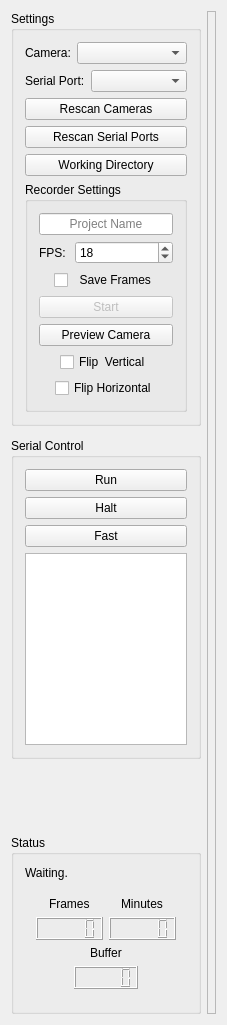
<?xml version="1.0" encoding="UTF-8"?>
<ui version="4.0">
 <class>MainWindow</class>
 <widget class="QMainWindow" name="MainWindow">
  <property name="geometry">
   <rect>
    <x>0</x>
    <y>0</y>
    <width>224</width>
    <height>1025</height>
   </rect>
  </property>
  <property name="sizePolicy">
   <sizepolicy hsizetype="Fixed" vsizetype="Expanding">
    <horstretch>0</horstretch>
    <verstretch>0</verstretch>
   </sizepolicy>
  </property>
  <property name="windowTitle">
   <string>Taevitas</string>
  </property>
  <widget class="QWidget" name="centralWidget">
   <layout class="QGridLayout" name="gridLayout">
    <item row="3" column="0">
     <spacer name="verticalSpacer">
      <property name="orientation">
       <enum>Qt::Vertical</enum>
      </property>
      <property name="sizeType">
       <enum>QSizePolicy::MinimumExpanding</enum>
      </property>
      <property name="sizeHint" stdset="0">
       <size>
        <width>0</width>
        <height>0</height>
       </size>
      </property>
     </spacer>
    </item>
    <item row="0" column="0">
     <widget class="QGroupBox" name="groupBox">
      <property name="sizePolicy">
       <sizepolicy hsizetype="Preferred" vsizetype="Preferred">
        <horstretch>0</horstretch>
        <verstretch>0</verstretch>
       </sizepolicy>
      </property>
      <property name="minimumSize">
       <size>
        <width>0</width>
        <height>0</height>
       </size>
      </property>
      <property name="maximumSize">
       <size>
        <width>190</width>
        <height>16777215</height>
       </size>
      </property>
      <property name="title">
       <string>Settings</string>
      </property>
      <layout class="QVBoxLayout" name="verticalLayout">
       <item>
        <layout class="QFormLayout" name="formLayout">
         <property name="verticalSpacing">
          <number>0</number>
         </property>
         <item row="0" column="1">
          <widget class="QComboBox" name="cameraSelector">
           <property name="sizePolicy">
            <sizepolicy hsizetype="Expanding" vsizetype="Fixed">
             <horstretch>0</horstretch>
             <verstretch>0</verstretch>
            </sizepolicy>
           </property>
           <property name="editable">
            <bool>false</bool>
           </property>
           <property name="currentText">
            <string/>
           </property>
          </widget>
         </item>
         <item row="0" column="0">
          <widget class="QLabel" name="label">
           <property name="text">
            <string>Camera:</string>
           </property>
          </widget>
         </item>
        </layout>
       </item>
       <item>
        <layout class="QFormLayout" name="formLayout_4">
         <item row="0" column="0">
          <widget class="QLabel" name="label_6">
           <property name="text">
            <string>Serial Port:</string>
           </property>
          </widget>
         </item>
         <item row="0" column="1">
          <widget class="QComboBox" name="serialSelector"/>
         </item>
        </layout>
       </item>
       <item>
        <widget class="QPushButton" name="camScanButton">
         <property name="sizePolicy">
          <sizepolicy hsizetype="Minimum" vsizetype="Fixed">
           <horstretch>0</horstretch>
           <verstretch>0</verstretch>
          </sizepolicy>
         </property>
         <property name="text">
          <string>Rescan Cameras</string>
         </property>
        </widget>
       </item>
       <item>
        <widget class="QPushButton" name="serialScanButton">
         <property name="text">
          <string>Rescan Serial Ports</string>
         </property>
        </widget>
       </item>
       <item>
        <widget class="QPushButton" name="directorySelector">
         <property name="sizePolicy">
          <sizepolicy hsizetype="Minimum" vsizetype="Fixed">
           <horstretch>0</horstretch>
           <verstretch>0</verstretch>
          </sizepolicy>
         </property>
         <property name="text">
          <string>Working Directory</string>
         </property>
        </widget>
       </item>
       <item>
        <widget class="QGroupBox" name="recOptions">
         <property name="sizePolicy">
          <sizepolicy hsizetype="Preferred" vsizetype="Preferred">
           <horstretch>0</horstretch>
           <verstretch>0</verstretch>
          </sizepolicy>
         </property>
         <property name="title">
          <string>Recorder Settings</string>
         </property>
         <layout class="QVBoxLayout" name="verticalLayout_4">
          <item>
           <widget class="QLineEdit" name="projectName">
            <property name="alignment">
             <set>Qt::AlignCenter</set>
            </property>
            <property name="placeholderText">
             <string>Project Name</string>
            </property>
           </widget>
          </item>
          <item>
           <layout class="QFormLayout" name="formLayout_2">
            <item row="0" column="0">
             <widget class="QLabel" name="label_2">
              <property name="text">
               <string>FPS: </string>
              </property>
             </widget>
            </item>
            <item row="0" column="1">
             <widget class="QSpinBox" name="fps_box">
              <property name="sizePolicy">
               <sizepolicy hsizetype="Minimum" vsizetype="Preferred">
                <horstretch>0</horstretch>
                <verstretch>0</verstretch>
               </sizepolicy>
              </property>
              <property name="value">
               <number>18</number>
              </property>
             </widget>
            </item>
           </layout>
          </item>
          <item alignment="Qt::AlignHCenter">
           <widget class="QCheckBox" name="saveFrames">
            <property name="enabled">
             <bool>true</bool>
            </property>
            <property name="text">
             <string>  Save Frames</string>
            </property>
           </widget>
          </item>
          <item>
           <widget class="QPushButton" name="startButton">
            <property name="enabled">
             <bool>false</bool>
            </property>
            <property name="sizePolicy">
             <sizepolicy hsizetype="Minimum" vsizetype="Preferred">
              <horstretch>0</horstretch>
              <verstretch>0</verstretch>
             </sizepolicy>
            </property>
            <property name="text">
             <string>Start</string>
            </property>
            <property name="flat">
             <bool>false</bool>
            </property>
           </widget>
          </item>
          <item>
           <widget class="QPushButton" name="preview_button">
            <property name="sizePolicy">
             <sizepolicy hsizetype="Minimum" vsizetype="Preferred">
              <horstretch>0</horstretch>
              <verstretch>0</verstretch>
             </sizepolicy>
            </property>
            <property name="text">
             <string>Preview Camera</string>
            </property>
            <property name="checkable">
             <bool>true</bool>
            </property>
           </widget>
          </item>
          <item alignment="Qt::AlignHCenter">
           <widget class="QCheckBox" name="flipPreviewV">
            <property name="text">
             <string>Flip  Vertical</string>
            </property>
           </widget>
          </item>
          <item alignment="Qt::AlignHCenter">
           <widget class="QCheckBox" name="flipPreviewH">
            <property name="text">
             <string>Flip Horizontal</string>
            </property>
           </widget>
          </item>
         </layout>
        </widget>
       </item>
      </layout>
     </widget>
    </item>
    <item row="4" column="0">
     <widget class="QGroupBox" name="groupBox_2">
      <property name="title">
       <string>Status</string>
      </property>
      <layout class="QVBoxLayout" name="verticalLayout_2">
       <item>
        <widget class="QLabel" name="statusLabel">
         <property name="text">
          <string>Waiting.</string>
         </property>
        </widget>
       </item>
       <item>
        <widget class="QWidget" name="recStats" native="true">
         <layout class="QGridLayout" name="gridLayout_2">
          <item row="1" column="1">
           <widget class="QLCDNumber" name="timeCaptured"/>
          </item>
          <item row="1" column="0">
           <widget class="QLCDNumber" name="framesCaptured"/>
          </item>
          <item row="0" column="0" alignment="Qt::AlignHCenter">
           <widget class="QLabel" name="label_3">
            <property name="text">
             <string>Frames</string>
            </property>
           </widget>
          </item>
          <item row="0" column="1" alignment="Qt::AlignHCenter">
           <widget class="QLabel" name="label_4">
            <property name="text">
             <string>Minutes</string>
            </property>
           </widget>
          </item>
          <item row="3" column="0" colspan="2" alignment="Qt::AlignHCenter">
           <widget class="QLCDNumber" name="buffer"/>
          </item>
          <item row="2" column="0" colspan="2" alignment="Qt::AlignHCenter">
           <widget class="QLabel" name="label_5">
            <property name="text">
             <string>Buffer</string>
            </property>
           </widget>
          </item>
         </layout>
        </widget>
       </item>
      </layout>
     </widget>
    </item>
    <item row="0" column="2" rowspan="5">
     <widget class="QLabel" name="preview_widget">
      <property name="enabled">
       <bool>false</bool>
      </property>
      <property name="frameShape">
       <enum>QFrame::StyledPanel</enum>
      </property>
      <property name="frameShadow">
       <enum>QFrame::Raised</enum>
      </property>
      <property name="text">
       <string/>
      </property>
     </widget>
    </item>
    <item row="2" column="0">
     <widget class="QGroupBox" name="serialControl">
      <property name="minimumSize">
       <size>
        <width>190</width>
        <height>0</height>
       </size>
      </property>
      <property name="title">
       <string>Serial Control</string>
      </property>
      <layout class="QVBoxLayout" name="verticalLayout_3">
       <item>
        <widget class="QPushButton" name="sRun">
         <property name="text">
          <string>Run</string>
         </property>
        </widget>
       </item>
       <item>
        <widget class="QPushButton" name="sHalt">
         <property name="text">
          <string>Halt</string>
         </property>
        </widget>
       </item>
       <item>
        <widget class="QPushButton" name="sFast">
         <property name="text">
          <string>Fast</string>
         </property>
        </widget>
       </item>
       <item>
        <widget class="QPlainTextEdit" name="serialMon">
         <property name="sizePolicy">
          <sizepolicy hsizetype="Ignored" vsizetype="Expanding">
           <horstretch>0</horstretch>
           <verstretch>0</verstretch>
          </sizepolicy>
         </property>
         <property name="readOnly">
          <bool>true</bool>
         </property>
        </widget>
       </item>
      </layout>
     </widget>
    </item>
   </layout>
  </widget>
 </widget>
 <layoutdefault spacing="6" margin="11"/>
 <resources/>
 <connections/>
</ui>
